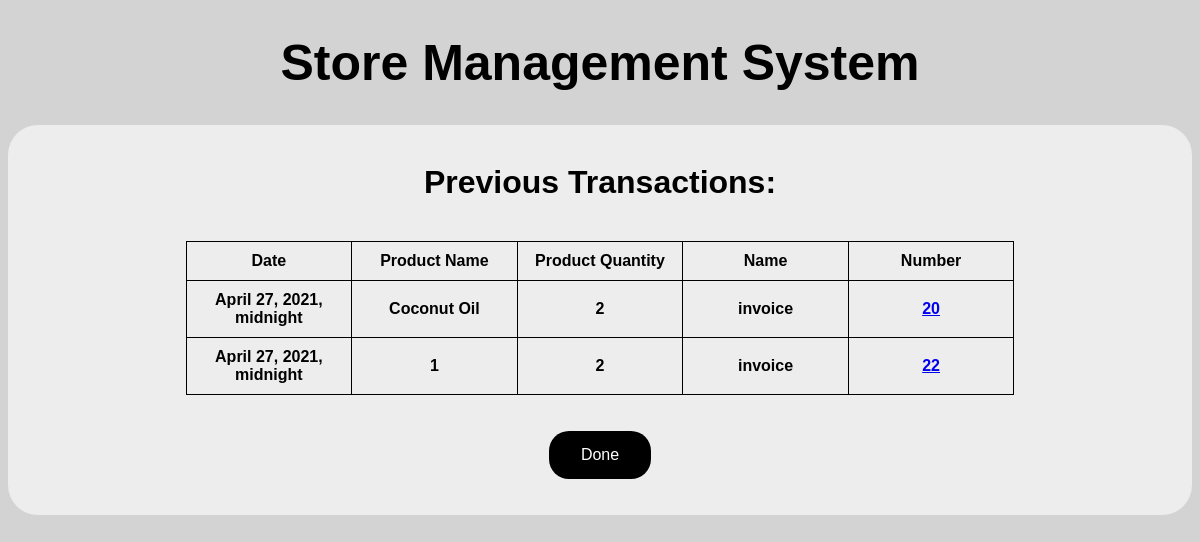
Screenshot of /show_transactions with the database file from the repository.
### storedb/models.py (models this page shows, shortened)
class Transactions(models.Model):
    date = models.DateTimeField()
    prod_name = models.CharField(max_length=30)
    prod_quant = models.IntegerField()
    name = models.CharField(max_length=20)
    number = models.CharField(max_length=15)

### storedb/views.py (the view)
# urls.py: path('show_transactions', views.show_transactions),
def show_transactions(request):
    trans_list = Transactions.objects.order_by('-id')[:10]
    return render(request, 'trans_list.html', {'trans_list': trans_list})

### storedb/templates/trans_list.html (shortened to what this page needs)
{% extends "base.html" %}
{% block content %}
<center>
    <h1>Previous Transactions:</h1><br>
<table>
       <tr>
           <td>Date</td>
           <td>Product Name</td>
           <td>Product Quantity</td>
           <td>Name</td>
           <td>Number</td>
       </tr>
{% for t in trans_list %}
        <tr>
            <td>{{t.date}}</td>
            <td>{{t.prod_name}}</td>
            <td>{{t.prod_quant}}</td>
            <td>{{t.name}}</td>
            <td><a href="{{t.name}}/{{t.number}}">{{t.number}}</a></td>
        </tr>
{% endfor %}
</table><br><br>
<form action="cancel" method="post">
            <button type="submit">Done</button>
    </form>
<br><br>
{% endblock content %}

### storedb/templates/base.html (style rules this page uses)
html { background: #D3D3D3 ; font-family: Verdana, sans-serif; }
table, th, td { table-layout: fixed; border: 1px solid black; border-collapse: collapse; width: 70%; text-align: center; padding: 10px; }
button { background-color:black; border: medium; border-color: black; color: white; padding: 15px 32px; text-align: center; border-radius: 20px; font-size: 16px; }

### rows the page displays
Transactions: date "April 27, 2021, midnight", prod_name "Coconut Oil", prod_quant "2", name "invoice", number "20"
Transactions: date "April 27, 2021, midnight", prod_name "1", prod_quant "2", name "invoice", number "22"
